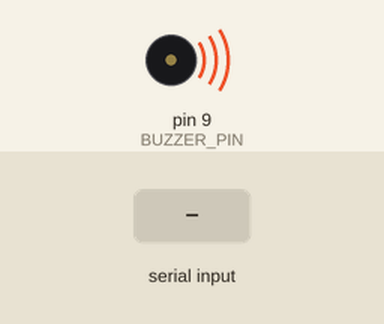
A sketch run on a simulated Arduino Uno, built with avr-gcc and run on an emulated ATmega328P. Shown: buzzer (waves = sounding). Inputs (shaded band) come from the test bench. What the sketch prints to the serial monitor is not drawn.

Above: at 0.01 s.
At 1.4 s:
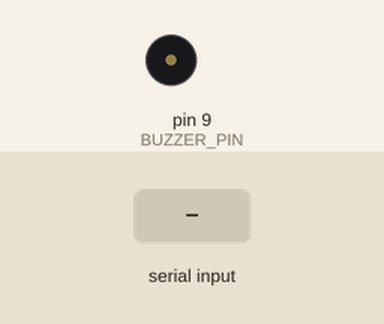
1.5 s: "SUCCESS\n" received over Serial
At 1.9 s:
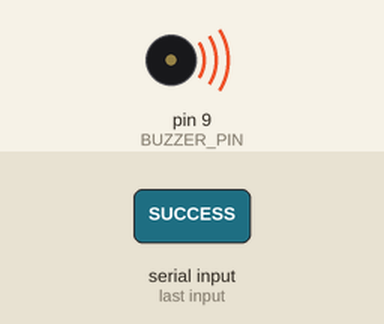
Timing chart, 0 to 5.0 s (numbered marks = the images above; inputs shaded):
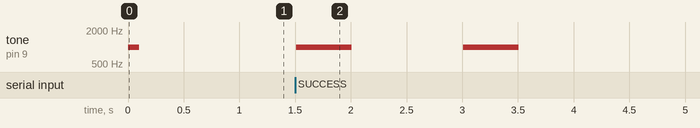

Measured:
- after the input at 1.5 s, tone on pin 9 (BUZZER_PIN): alternates 1000 Hz for 0.50 s and silent for 1.0 s, 4 changes in all, then stays silent, starting at once

The sketch:

overdue_buzzer.ino
```cpp
/*
 * Overdue Detection Buzzer Controller
 *
 * This Arduino sketch controls a buzzer for overdue email notifications.
 *
 * Commands:
 * - "SUCCESS": 2 pulses with 1 second delay between them
 * - "FAILURE": 3 short pulses with 0.5 second delay between them
 * - "TEST": Responds with "READY" for connection testing
 *
 * Hardware:
 * - Buzzer connected to pin 9 (or change BUZZER_PIN below)
 * - Connect buzzer positive to pin 9, negative to GND
 *
 * Serial Settings:
 * - Baud Rate: 9600 or 115200 (auto-detected by Python)
 */

const int BUZZER_PIN = 9;  // Change this to your buzzer pin
const int SUCCESS_PULSE_DURATION = 500;  // 500ms for success pulse
const int FAILURE_PULSE_DURATION = 200;  // 200ms for failure pulse (short)
const int SUCCESS_DELAY = 1000;  // 1 second delay between success pulses
const int FAILURE_DELAY = 500;   // 0.5 second delay between failure pulses

String inputString = "";  // String to hold incoming data
boolean stringComplete = false;  // Whether the string is complete

void setup() {
  // Initialize serial communication
  Serial.begin(9600);

  // Initialize buzzer pin
  pinMode(BUZZER_PIN, OUTPUT);
  digitalWrite(BUZZER_PIN, LOW);

  // Reserve 200 bytes for the inputString
  inputString.reserve(200);

  // Send ready signal
  Serial.println("READY");

  // Brief startup beep
  tone(BUZZER_PIN, 1000, 100);
  delay(200);
}

void loop() {
  // Read serial input
  while (Serial.available() > 0) {
    char inChar = (char)Serial.read();

    // Add character to input string
    inputString += inChar;

    // If newline character, string is complete
    if (inChar == '\n') {
      stringComplete = true;
    }
  }

  // Process complete string
  if (stringComplete) {
    // Remove whitespace and convert to uppercase
    inputString.trim();
    inputString.toUpperCase();

    // Process command
    if (inputString == "SUCCESS") {
      triggerSuccessBuzzer();
    } else if (inputString == "FAILURE") {
      triggerFailureBuzzer();
    } else if (inputString == "TEST") {
      Serial.println("READY");
    }

    // Clear the string for next input
    inputString = "";
    stringComplete = false;
  }
}

void triggerSuccessBuzzer() {
  // 2 pulses with 1 second delay between them
  for (int i = 0; i < 2; i++) {
    tone(BUZZER_PIN, 1000, SUCCESS_PULSE_DURATION);
    delay(SUCCESS_PULSE_DURATION);

    // Wait 1 second before next pulse (except after last pulse)
    if (i < 1) {
      delay(SUCCESS_DELAY);
    }
  }
}

void triggerFailureBuzzer() {
  // 3 short pulses with 0.5 second delay between them
  for (int i = 0; i < 3; i++) {
    tone(BUZZER_PIN, 800, FAILURE_PULSE_DURATION);
    delay(FAILURE_PULSE_DURATION);

    // Wait 0.5 seconds before next pulse (except after last pulse)
    if (i < 2) {
      delay(FAILURE_DELAY);
    }
  }
}
```
